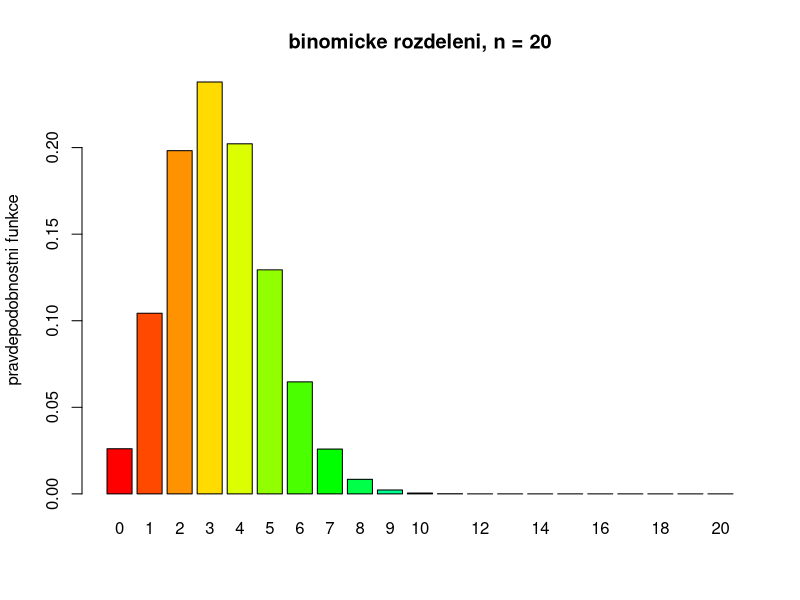
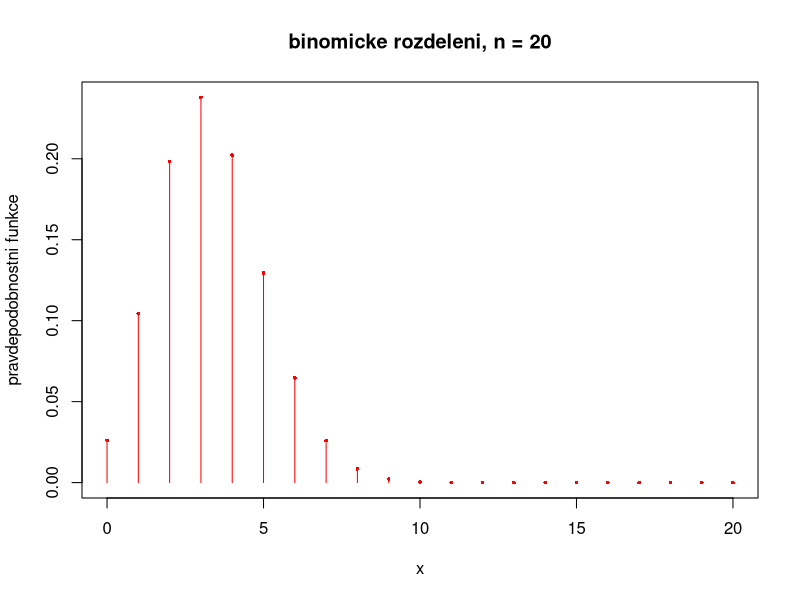
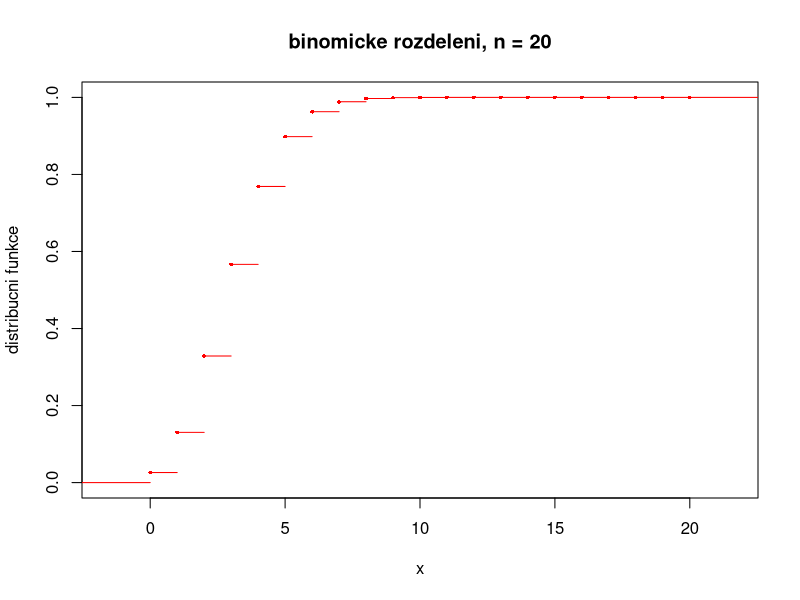

These charts were generated, in order, by the following R code:
# Priklad 2

n <- 20
theta <- 1/6

x <- seq (0, n)
titulek <- paste ("binomicke rozdeleni,", "n =", n)

# pravdepodobnostni funkce
pravdepodobnostni <- dbinom (x, size = n, prob = theta)

#	sloupcovy graf
barplot (pravdepodobnostni, col = rainbow (length (x)), names.arg = x, ylab = "pravdepodobnostni funkce", main = titulek)

#	klasicky bodovy (korektne matematicky) graf
plot (x, pravdepodobnostni, type = "h", col = "red", ylab = "pravdepodobnostni funkce", main = titulek)
points (x, pravdepodobnostni, pch = 16, cex = 0.5, col = "red")

# distribucni funkce
distribucni <- pbinom (x, size = n, prob = theta)
# jedna se o skokovou funkci
dist.fce <- stepfun (x, c (0, distribucni))

# distribucni funkce je vzdy zprava spojita, 
# tzn. leve krajni body vzdy patri k useckam
plot (dist.fce, verticals = FALSE, col = "red", pch = 16, cex = 0.5, ylab = "distribucni funkce", main = titulek)

# (A)
dbinom(5,n,theta)

# (B) 
pbinom(4,n,theta)

# (C)
1 - pbinom(5,n,theta)

#	(D)
# ...
